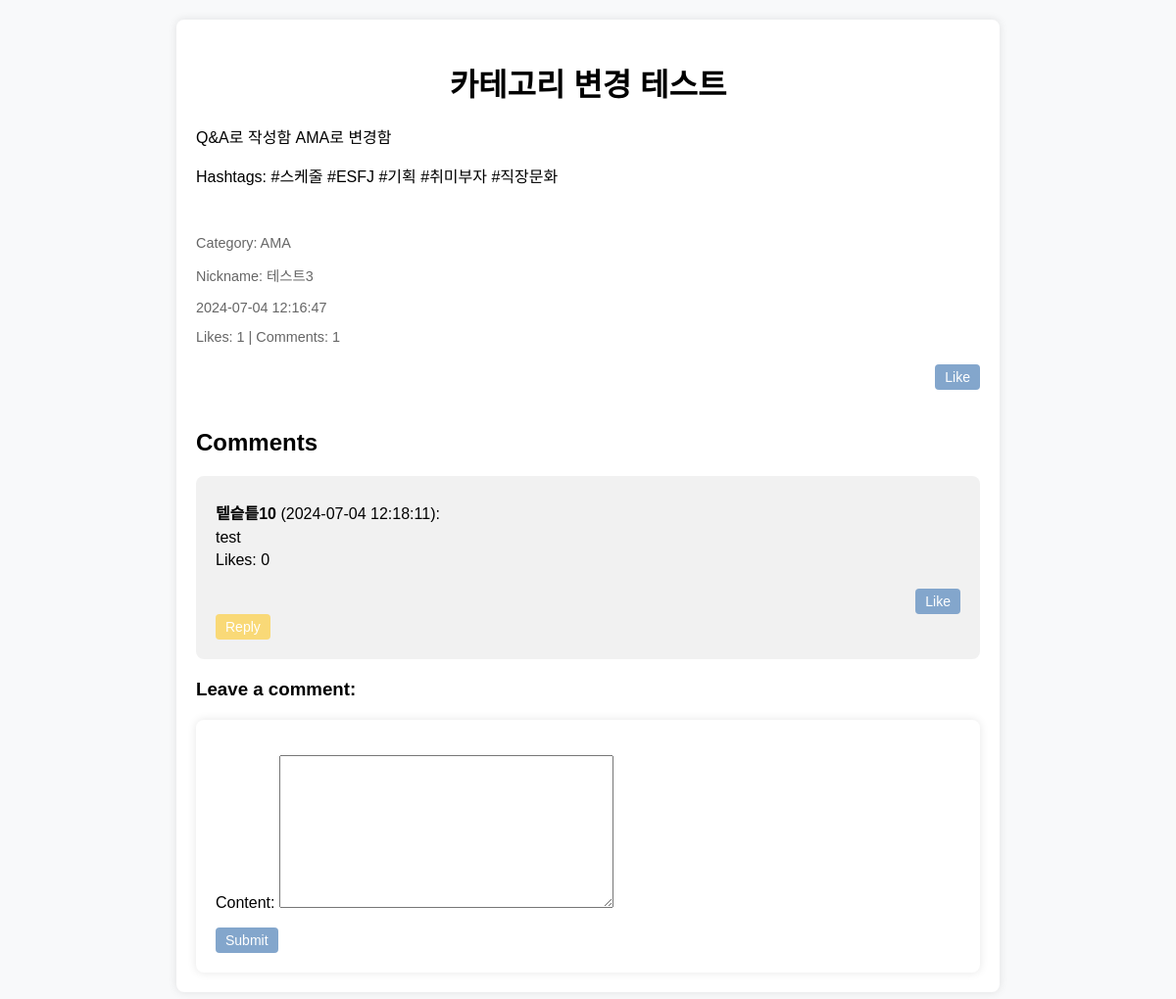
Screenshot of /community/10/ with the database file from the repository.
### community/models.py (models this page shows, shortened)
class Post(models.Model):
    author = models.ForeignKey(CustomUser, on_delete=models.CASCADE)
    title = models.CharField(max_length=200)
    content = models.TextField()
    photo = models.ImageField(upload_to='photos/', blank=True, null=True)
    category = models.ForeignKey(Category, on_delete=models.SET_NULL, null=True)
    created_at = models.DateTimeField(auto_now_add=True)
    likes = models.ManyToManyField(CustomUser, related_name='post_likes', blank=True)
    hashtags = models.CharField(max_length=200, blank=True)  # 해시태그 필드 추가
    def total_likes(self):
        return self.likes.count()

class Category(models.Model):
    name = models.CharField(max_length=100)

class Comment(models.Model):
    post = models.ForeignKey(Post, related_name="comments", on_delete=models.CASCADE)
    author = models.ForeignKey(CustomUser, on_delete=models.CASCADE)
    content = models.TextField()
    created_at = models.DateTimeField(auto_now_add=True)
    likes = models.ManyToManyField(CustomUser, related_name='comment_likes', blank=True)
    parent = models.ForeignKey('self', null=True, blank=True, related_name='replies', on_delete=models.CASCADE)
    is_deleted = models.BooleanField(default=False)
    def total_likes(self):
        return self.likes.count()

### accounts/models.py (models this page shows)
class CustomUser(AbstractUser):
    username = models.CharField(max_length=30, unique=True)
    nickname = models.CharField(max_length=10)
    date_of_birth = models.DateField(null=True, blank=True)
    phone_number = models.CharField(max_length=15, null=True, blank=True)
    email_verified = models.BooleanField(default=False)
    profile_picture = models.ImageField(upload_to='profile_pictures/', null=True, blank=True)
    job_type = models.CharField(max_length=50, null=True, blank=True)
    start_year = models.IntegerField(null=True, blank=True)
    end_year = models.IntegerField(null=True, blank=True)

### community/views.py (the view)
# urls.py: path('<int:pk>/', views.postdetail, name='postdetail'),
def postdetail(request, pk):
    post = get_object_or_404(Post, pk=pk)
    comments = Comment.objects.filter(post=post, parent=None)
    if request.method == 'POST':
        comment_form = CommentForm(request.POST)
        if comment_form.is_valid():
            comment = comment_form.save(commit=False)
            comment.post = post
            comment.author = request.user
            parent_id = request.POST.get('parent')
            if parent_id:
                parent_comment = Comment.objects.get(id=parent_id)
                comment.parent = parent_comment
            comment.save()
            return HttpResponseRedirect(request.path_info)
    else:
        comment_form = CommentForm()
    return render(request, 'postdetail.html', {'post': post, 'comments': comments, 'comment_form': comment_form})

### community/forms.py
class CommentForm(forms.ModelForm):
    class Meta:
        model = Comment
        fields = ('content', 'parent',)
        widgets = {
            'parent': forms.HiddenInput()
        }

### community/templates/postdetail.html (shortened to what this page needs)
<!DOCTYPE html>
<html lang="en">
<head>
</head>
<body>
    <div class="container">
        <h1>{{ post.title }}</h1>
        <p>{{ post.content }}</p>
        {% if post.category.name == "AMA" and post.hashtags %}
            <p>Hashtags: {{ post.hashtags }}</p>
        {% endif %}
        <br>
        <p class="post-meta">Category: {{ post.category.name }}</p>
        <p class="post-meta">Nickname: {{ post.author.nickname }}</p>
        <p class="post-meta">{{ post.created_at|date:"Y-m-d H:i:s" }}</p>
        <p class="post-meta">Likes: {{ post.total_likes }} | Comments: {{ post.comments.count }}</p>
        <div class="button-container">
            {% if user == post.author %}
                <form action="{% url 'postedit' post.pk %}" method="get" style="display:inline;">
                    <button type="submit" class="button edit-button">Edit</button>
                </form>
                <form action="{% url 'postdelete' post.pk %}" method="post" style="display:inline;">
                    {% csrf_token %}
                    <button type="submit" class="button delete-button">Delete</button>
                </form>
            {% else %}
                <form action="{% url 'post_like' post.pk %}" method="post" style="display:inline;">
                    <button type="submit" class="button">
                        {% if user in post.likes.all %} Unlike {% else %} Like {% endif %}
                    </button>
                </form>
            {% endif %}
        </div>
        <div class="comment-section">
            <h2>Comments</h2>
            {% for comment in comments %}
                <div class="comment">
                    {% if comment.is_deleted %}
                        <p><strong>(삭제)</strong></p>
                        <p>{{ comment.content }}</p>
                    {% else %}
                        <p><strong>{{ comment.author.nickname }}</strong> ({{ comment.created_at|date:"Y-m-d H:i:s" }}):</p>
                        <p>{{ comment.content }}</p>
                        <p class="comment-meta">Likes: {{ comment.total_likes }}</p>
                        {% if user == comment.author %}
                            <form action="{% url 'comment_delete' comment.pk %}" method="post" style="display:inline;">
                                {% csrf_token %}
                                <button type="submit" class="button delete-button">Delete</button>
                            </form>
                        {% else %}
                            <div class="button-container">
                                <form action="{% url 'comment_like' comment.pk %}" method="post" style="display:inline;">
                                    <button type="submit" class="button">
                                        {% if user in comment.likes.all %} Unlike {% else %} Like {% endif %}
                                    </button>
                                </form>
                            </div>
                        {% endif %}
                        <button class="button reply-button" onclick="document.getElementById('reply-{{ comment.pk }}').style.display='block'">Reply</button>
                    {% endif %}
                </div>
            {% endfor %}
            <h3>Leave a comment:</h3>
            <form action="" method="post" name="comment_form" class="comment-form">
                {{ comment_form.as_p }}
                <button type="submit" class="button">Submit</button>
            </form>
        </div>
    </div>
</body>
</html>

### community/templates/postdetail.html (style rules this page uses)
body { font-family: Arial, sans-serif; background-color: #f8f9fa; margin: 0; padding: 20px; }
.container { max-width: 800px; margin: auto; padding: 20px; background-color: #fff; box-shadow: 0 0 10px rgba(0, 0, 0, 0.1); border-radius: 8px; }
h1 { text-align: center; margin-bottom: 20px; }
p.post-meta { color: #666; font-size: 0.9em; }
.button-container { display: flex; justify-content: flex-end; gap: 10px; margin-top: 20px; }
.button { background-color: rgb(131, 166, 204); color: #fff; border: none; padding: 5px 10px; border-radius: 4px; cursor: pointer; font-size: 14px; }
.reply-button { background-color: #f9d977; }
.comment-section { margin-top: 40px; }
.comment { margin-bottom: 20px; padding: 20px; background-color: #f1f1f1; border-radius: 8px; position: relative; }
.comment p { margin: 5px 0; }
.comment-form { margin-top: 20px; background-color: #fff; padding: 20px; border-radius: 8px; box-shadow: 0 0 10px rgba(0, 0, 0, 0.1); }

### rows the page displays
Post: title "카테고리 변경 테스트", content "Q&A로 작성함 AMA로 변경함", hashtags "#스케줄 #ESFJ #기획 #취미부자 #직장문화", category.name "AMA", author.nickname "테스트3", created_at "2024-07-04 12:16:47", total_likes "1", comments.count "1"
Comment: author.nickname "텥슽틑10", created_at "2024-07-04 12:18:11", content "test", total_likes "0", shows "Like"
